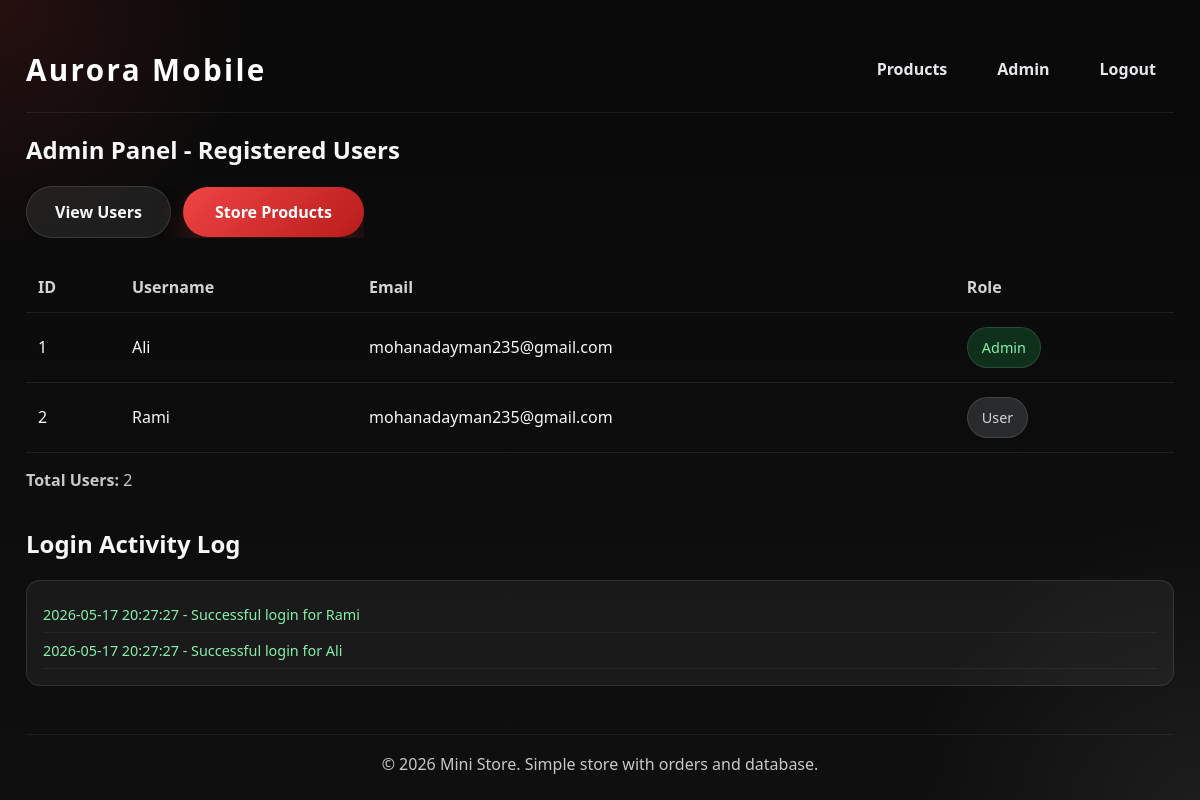
Page /admin/users (signed in) on the committed database.
### tables this page shows
CREATE TABLE users (
            id INTEGER PRIMARY KEY AUTOINCREMENT,
            username TEXT UNIQUE NOT NULL,
            password TEXT NOT NULL,
            email TEXT NOT NULL
        , is_admin INTEGER DEFAULT 0);

### app.py (the view)
@app.route("/admin/users")
def admin_users():
    user = get_logged_user()
    if not user or not user.get("is_admin"):
        flash("Access denied. Admin panel is restricted.", "danger")
        return redirect(url_for("products"))
    conn = get_db_connection()
    users = conn.execute("SELECT id, username, email, is_admin FROM users ORDER BY id").fetchall()
    conn.close()
    login_log = []
    if os.path.exists(SECURITY_LOG):
        with open(SECURITY_LOG, "r", encoding="utf-8") as log_file:
            login_log = log_file.readlines()[-50:]
    return render_template("admin_users.html", users=users, login_log=login_log, user=user)

### app.py (called while the page is built)
def get_db_connection():
    conn = sqlite3.connect(DATABASE_PATH)
    conn.row_factory = sqlite3.Row
    return conn

def get_logged_user():
    return session.get("user")

@app.context_processor
def inject_cart_count():
    cart = session.get("cart", {})
    return {"cart_count": sum(item["quantity"] for item in cart.values())}

### templates/admin_users.html
{% extends 'layout.html' %}
{% block content %}
<section>
    <h2>Admin Panel - Registered Users</h2>
    <div class="button-row" style="margin-bottom: 24px;">
        <a class="button-secondary" href="{{ url_for('admin_users') }}">View Users</a>
        <a class="button-primary" href="{{ url_for('admin_products') }}">Store Products</a>
    </div>
    {% if users %}
    <table class="cart-table">
        <thead>
            <tr>
                <th>ID</th>
                <th>Username</th>
                <th>Email</th>
                <th>Role</th>
            </tr>
        </thead>
        <tbody>
            {% for user in users %}
            <tr>
                <td>{{ user['id'] }}</td>
                <td>{{ user['username'] }}</td>
                <td>{{ user['email'] }}</td>
                <td><span class="badge" style="{% if user['is_admin'] %}background: rgba(34, 197, 94, 0.2); color: #86efac;{% else %}background: rgba(156, 163, 175, 0.2); color: #d1d5db;{% endif %}">{% if user['is_admin'] %}Admin{% else %}User{% endif %}</span></td>
            </tr>
            {% endfor %}
        </tbody>
    </table>
    <p style="margin-top: 16px; opacity: 0.8;"><strong>Total Users:</strong> {{ users|length }}</p>
    {% else %}
    <p>No users registered yet.</p>
    {% endif %}
</section>
<section style="margin-top: 36px;">
    <h2>Login Activity Log</h2>
    {% if login_log %}
    <div style="background: rgba(255, 255, 255, 0.05); border: 1px solid rgba(255, 255, 255, 0.1); border-radius: 14px; padding: 16px; font-family: 'Courier New', monospace; font-size: 0.9rem; max-height: 400px; overflow-y: auto;">
        {% for log_entry in login_log %}
        <div style="padding: 8px 0; border-bottom: 1px solid rgba(255, 255, 255, 0.05); color: {% if 'Successful' in log_entry %}#86efac{% elif 'Failed' in log_entry %}#fca5a5{% else %}#e5e8ff{% endif %};">
            {{ log_entry }}
        </div>
        {% endfor %}
    </div>
    {% else %}
    <p>No login activity yet.</p>
    {% endif %}
</section>
{% endblock %}

### static/style.css (style rules this page uses)
* { box-sizing: border-box; font-family: 'Segoe UI', Tahoma, Geneva, Verdana, sans-serif; }
body { margin: 0; background: radial-gradient(circle at top left, rgba(255, 65, 65, 0.12), transparent 18%), radial-gradient(circle at bottom right, rgba(255, 255, 255, 0.06), transparent 20%), linear-gradient(180deg, #090909 0%, #0f0f0f 100%); color: #f7f7f7; min-height: 100vh; }
.button-primary { display: inline-flex; align-items: center; justify-content: center; padding: 14px 32px; background: linear-gradient(135deg, #ef4444, #b91c1c); color: #ffffff; border-radius: 999px; text-decoration: none; font-weight: 700; min-height: 50px; box-shadow: 0 16px 32px rgba(239, 68, 68, 0.22); transition: transform 0.2s ease, background 0.2s ease, box-shadow 0.2s ease; }
.button-row { display: inline-flex; gap: 12px; align-items: center; flex-wrap: nowrap; white-space: nowrap; overflow-x: auto; max-width: 100%; }
.button-row a { white-space: nowrap; flex-shrink: 0; }
.button-secondary { display: inline-flex; align-items: center; justify-content: center; padding: 14px 28px; background: rgba(255, 255, 255, 0.08); border: 1px solid rgba(255, 255, 255, 0.12); color: #f8f8f8; border-radius: 999px; text-decoration: none; font-weight: 700; margin-top: 0; box-shadow: 0 10px 18px rgba(0, 0, 0, 0.16); min-height: 50px; transition: transform 0.2s ease, background 0.2s ease, border-color 0.2s ease; }
.badge { display: inline-flex; padding: 10px 14px; background: rgba(255, 255, 255, 0.08); border-radius: 999px; font-size: 0.9rem; color: #f8f8f8; border: 1px solid rgba(255, 255, 255, 0.12); }
.cart-table { width: 100%; border-collapse: collapse; }
.cart-table th, .cart-table td { padding: 14px 12px; border-bottom: 1px solid rgba(255, 255, 255, 0.08); }
.cart-table th { text-align: left; opacity: 0.85; }

### rows in the picture
users: id "1", username "Ali", email "mohanadayman235@gmail.com", is_admin "Admin"
users: id "2", username "Rami", email "mohanadayman235@gmail.com", is_admin "User"

### other values in the picture
{{ users|length }} "2"
{{ log_entry }} "2026-05-17 20:27:27 - Successful login for Rami" "2026-05-17 20:27:27 - Successful login for Ali"
